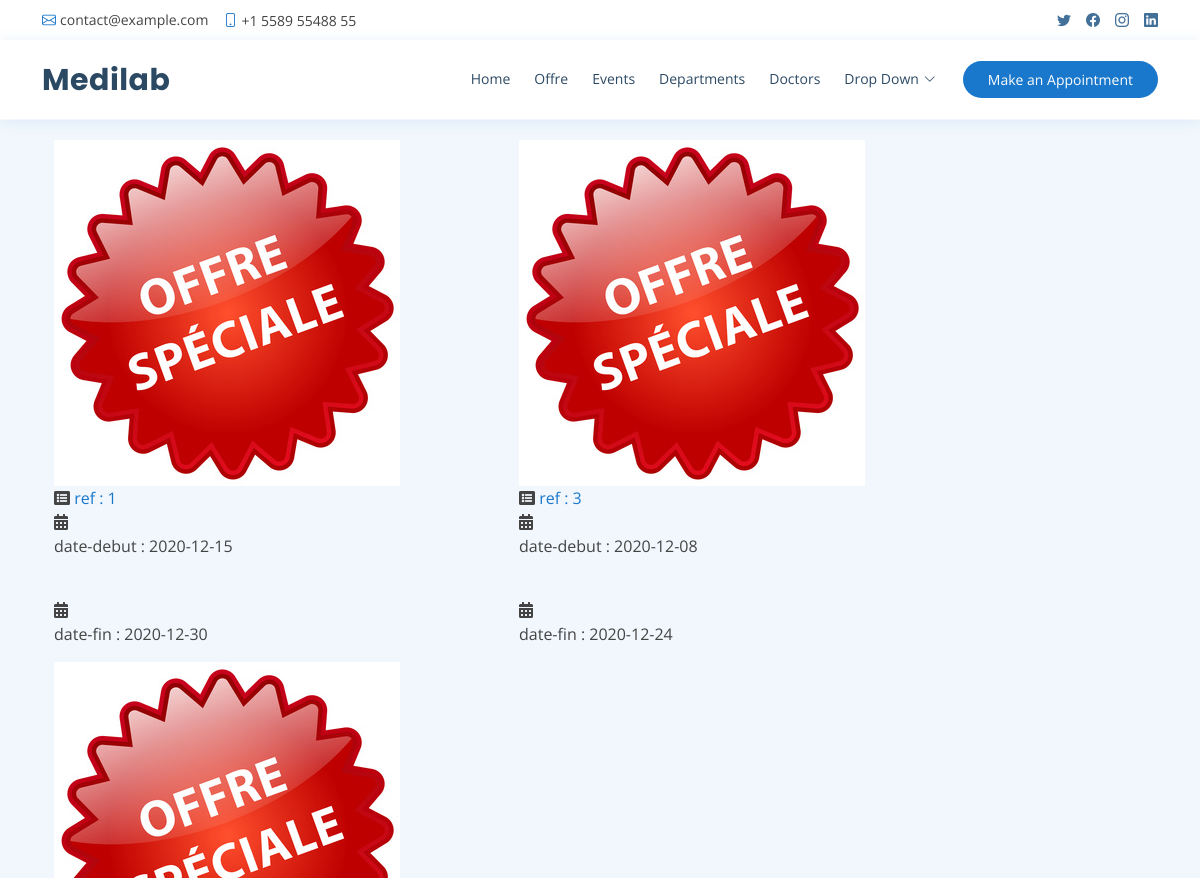
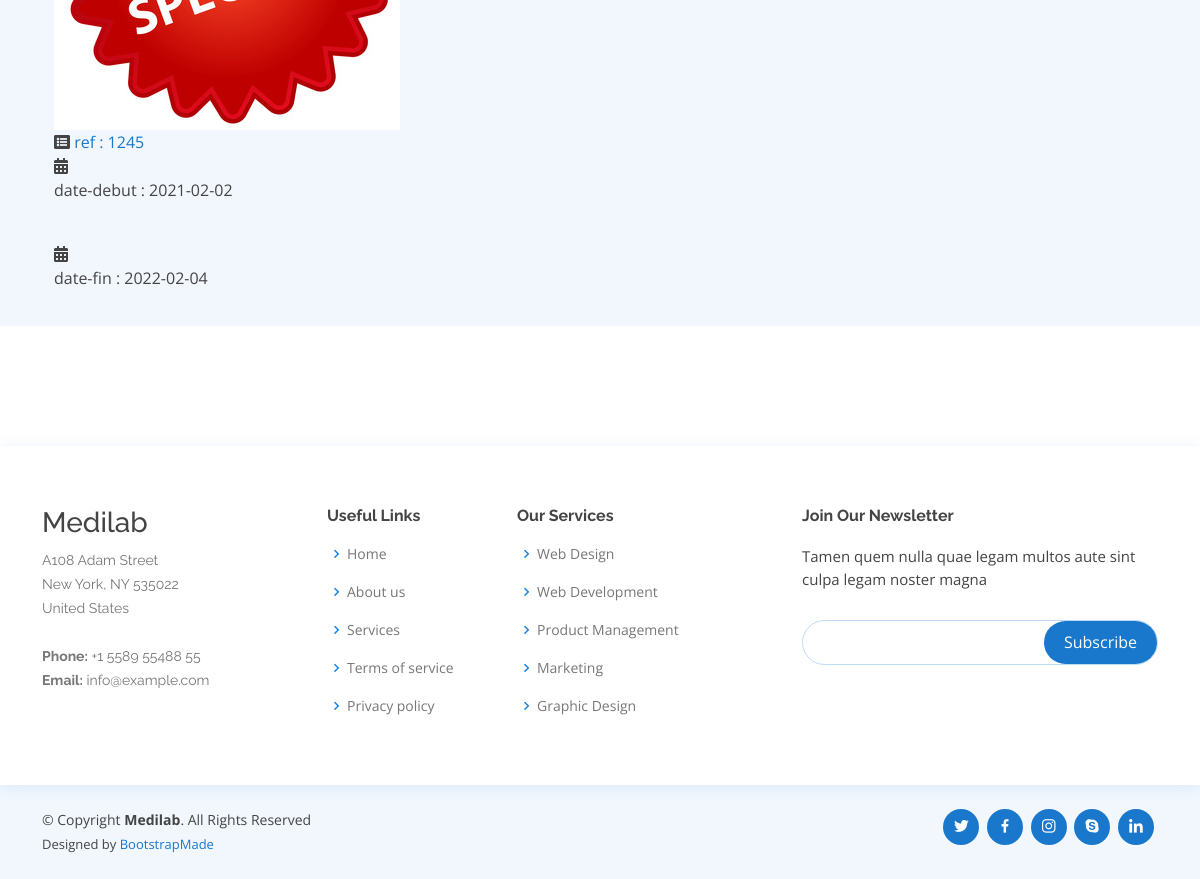
Screenshot of /front/afficherOffre.php with the database file from the repository (2 pictures, top to bottom).
### tables this page shows
CREATE TABLE IF NOT EXISTS `promo` (
  `ref` int(11) NOT NULL AUTO_INCREMENT,
  `ide` int(50) NOT NULL,
  `datedeb` date NOT NULL,
  `datefin` date NOT NULL,
  `pourcentage` int(50) NOT NULL,
  PRIMARY KEY (`ref`),
  KEY `ide` (`ide`)
);

### controller/OffreC.php (called while the page is built, shortened)
<?PHP
	class OffreC {
		function afficherPromos(){
			$sql="SELECT * FROM promo";
			$db = config::getConnexion();
			try{
				$liste = $db->query($sql);
				return $liste;
			}
			catch (Exception $e){
				die('Erreur: '.$e->getMessage());
			}
		}
	}
?>

### front/afficherOffre.php (the view, shortened to what this page needs)
<?php
include "../controller/OffreC.php";
include "header.php";
?>
<div class="page-header">
<div class="blog">
    <div class="container">
        <div class="row blog-page">
            <?PHP
            $EventC=new OffreC();
            $listeUsers=$EventC->afficherPromos();
            foreach($listeUsers as $user){
                ?>
                <div class="col-lg-5 col-md-8 blog-item" >
                    <img src="img/offre.jpg" alt="Blog">
                    <div class="meta">
                        <i class="fa fa-list-alt"></i>
                        <a href="">ref : <?PHP echo $user['ref']; ?></a><br>
                        <i class="fa fa-calendar-alt"></i>
                        <p>date-debut : <?PHP echo $user['datedeb']; ?></p>
                        <br>
                        <i class="fa fa-calendar-alt"></i>
                        <p>date-fin : <?PHP echo $user['datefin']; ?></p>
                    </div>
                </div>
                <?PHP
            }
            ?>
        </div>
    </div>
</div>
<?php include "footer.php"; ?>

### front/assets/css/style.css (style rules this page uses)
body { font-family: "Open Sans", sans-serif; color: #444444; }
a { color: #1977cc; text-decoration: none; }

### rows the page displays
promo: ref "1", datedeb "2020-12-15", datefin "2020-12-30"
promo: ref "3", datedeb "2020-12-08", datefin "2020-12-24"
promo: ref "1245", datedeb "2021-02-02", datefin "2022-02-04"
